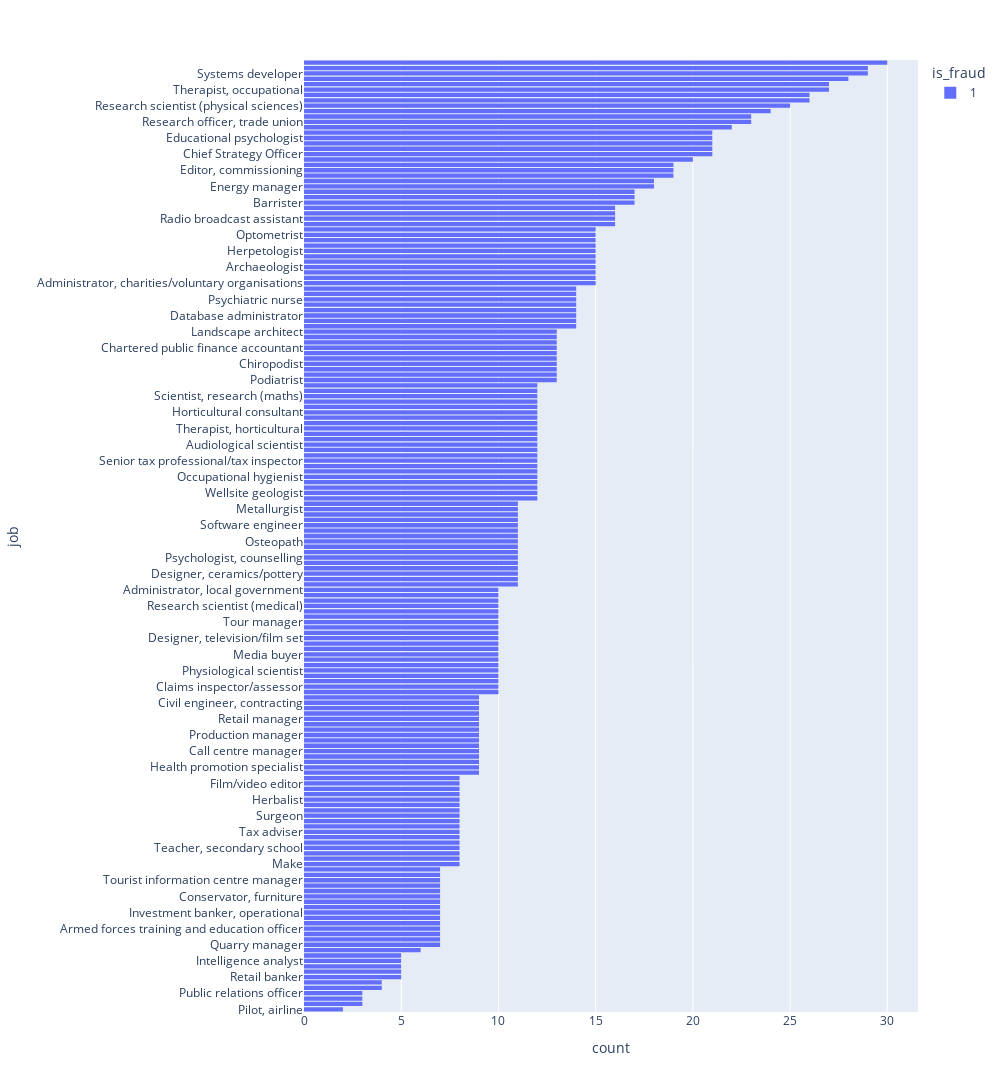

Source (notebook cell):
### Code cell
# Définir l'ordre des catégories de la colonne 'job' en fonction du nombre d'occurrences
category_order = dfmclean['job'].value_counts().index.tolist()

# Créer l'histogramme en utilisant l'ordre défini
fig = px.histogram(dfmclean, y="job", color="is_fraud", category_orders={"job": category_order})

# Mettre à jour la mise en page
fig.update_layout(width=1000, height=2500)

# Afficher l'histogramme
fig.show()

# On constate que les Science Writer sont les personnes qui sont les plus victimes de fraude

### Figure 1 — Plotly figure (JSON) as saved in the notebook; plotly's stock layout.template omitted (floating-point values rounded to 4 significant figures; data arrays with more than 128 entries replaced by an {"elided": "..."} marker saying what was removed)
{"data": [{"alignmentgroup": "True", "bingroup": "y", "hovertemplate": "is_fraud=1<br>count=%{x}<br>job=%{y}<extra></extra>", "legendgroup": "1", "marker": {"color": "#636efa", "pattern": {"shape": ""}}, "name": "1", "offsetgroup": "1", "orientation": "h", "showlegend": true, "type": "histogram", "xaxis": "x", "y": {"elided": "2145 str values"}, "yaxis": "y"}], "layout": {"barmode": "relative", "height": 2500, "legend": {"title": {"text": "is_fraud"}, "tracegroupgap": 0}, "margin": {"t": 60}, "width": 1000, "xaxis": {"anchor": "y", "domain": [0, 1], "title": {"text": "count"}}, "yaxis": {"anchor": "x", "categoryarray": {"elided": "177 str values"}, "categoryorder": "array", "domain": [0, 1], "title": {"text": "job"}}}}
